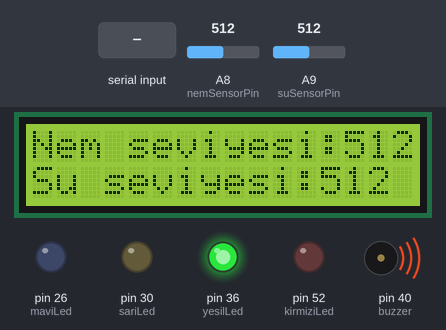
Simulated run of this sketch. Board: Arduino Mega 2560, built with avr-gcc and run on an emulated ATmega2560. Shown: 16×2 character LCD, output pins drawn as LEDs (lit = HIGH), buzzer (waves = sounding, pin HIGH). The inputs (shaded band) are chosen by the test bench; at power-on: A9 (suSensorPin) = 512, A8 (nemSensorPin) = 512. What the sketch prints to the serial monitor is not drawn.

Above: at 1.2 s.
1.3 s: A9 (suSensorPin) set to 318
At 2.3 s:
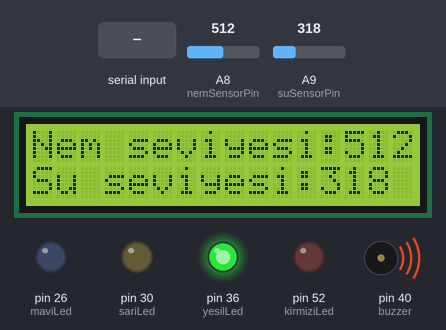
3.1 s: A9 (suSensorPin) set to 288
At 3.6 s:
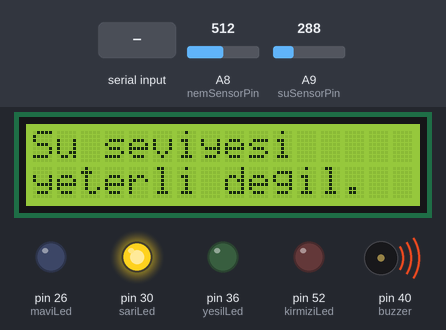
4.6 s: "1" received over Serial
At 6.0 s:
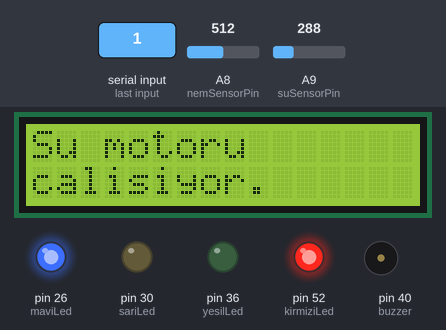
Timing chart, 0 to 11.5 s (numbered marks = the images above; inputs shaded):
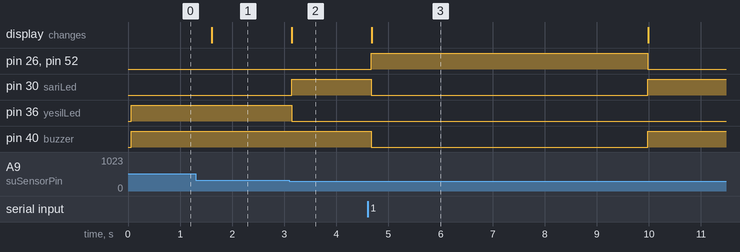

The sketch:

AkilliSulamaSistemi.ino
```cpp
#include <LiquidCrystal.h>
LiquidCrystal lcd(8, 9, 4, 5, 6, 7); //atmega 2560 lcd shield ayarı yapılmıştır.
const int kirmiziLed=52; // c# arayüz uygulamasından müdaheleyi temsilen yanacaktır.
const int maviLed=26; //su motorunu temsilen kullanılacaktır.
const int sariLed=30; // su seviyesinin yeterli olmadığı durumda çalışacaktır.
const int yesilLed=36; // se seviyesi ve toprak nemi istenilen seviyede ise çalışacaktır.
const int buzzer=40; // su motoru çalıştığında buzzer ses çıkaracaktır.
const int nemSensorPin= A8;
const int suSensorPin= A9; //const sabitlenmesi için kullanıldı
int nemSeviyesi;
int suSeviyesi;
void setup() {
  pinMode(kirmiziLed,OUTPUT);
  pinMode(maviLed,OUTPUT);
  pinMode(sariLed,OUTPUT);
  pinMode(yesilLed,OUTPUT);
  pinMode(buzzer,OUTPUT);
  Serial.begin(9600);
  Serial2.begin(9600); // hc-05 bluetooth modülün tx ve rx bacakları arduino kartın tx2 ve rx2 bacaklarına baglandı.
  lcd.begin(16,2); // lcd shiel ayarı yapıldı.
  lcd.setCursor(0,0); //imlecin başlangıç konumu verilmiştir.
}
char mesaj;
// Akıllı Sulama Sistemi uygulamasından gelen deger ile su motorunu çalıştırma fonksiyonu 5 saniyeliğine çalışacaktır.
void suMotorunuCalistir(){
    digitalWrite(kirmiziLed,HIGH);
    digitalWrite(maviLed,HIGH);
    digitalWrite(buzzer,LOW);
    digitalWrite(yesilLed,LOW);
    digitalWrite(sariLed,LOW);
    Serial2.println(nemSeviyesi); //Su motoru çalışırken ölçülen nem değeri mobil cihaza gönderilecektir.
    //su motoru çalıştığı zaman lcd shield içerisinde  su motoru calisiyor yazacaktır.
    lcd.clear();
    lcd.setCursor(0,0);
    lcd.print("Su motoru");
    lcd.setCursor(0,1);
    lcd.print("calisiyor.");
    // Yapılan müdahele ile su motoru 5 saniye çalışacaktır.
    delay(5000);
    }
void loop() {
   mesaj='0'; // c# arayüzünde su motorunu çalıştır dendiğinde uygulamanın donmaması için yazıldı.
   mesaj=Serial.read(); // akıllı sulama sistemi uygulamasından gelen deger okundu.
   digitalWrite(buzzer,LOW); //buzzer pasif durumda.
   nemSeviyesi=analogRead(nemSensorPin);   // nem degeri ölçülüyor.
   Serial.print(nemSeviyesi); //nem degeri seri port ekranına yazdırılıyor.
   suSeviyesi=analogRead(suSensorPin);  // su seviyesi ölçülüyor.
   Serial.print("*"); // C#'da Split metoduyla iki veriyi ayırmak için kullanılacak.
   Serial.println(suSeviyesi); // su seviyesi seri port ekranına yazdırıldı.
   lcd.setCursor(0,0); //lcd shield imleç konumu belirlendi.
   //nem seviyesi ve su seviyesi beklenilen değerlerde ise yeşil led yanacak.
   if(nemSeviyesi<=750 && suSeviyesi>=300 && mesaj!='1'){
    digitalWrite(yesilLed,HIGH);
    digitalWrite(kirmiziLed,LOW);
    digitalWrite(maviLed,LOW);
    digitalWrite(sariLed,LOW);
    digitalWrite(buzzer,HIGH);
    Serial2.println("Su m. calismiyor..");
    lcd.clear();
    lcd.setCursor(0,0);
    lcd.print("Nem seviyesi:");
    lcd.print(nemSeviyesi);
    lcd.setCursor(0,1);
    lcd.print("Su seviyesi:");
    lcd.print(suSeviyesi);
    //delay(500);
   }
   // su seviyesi beklenilen degerin altında ise uyarı vermek için sari led yanacaktır ve toprak nemi ne olursa olsun mavi led(su motoru) yanmayacaktır.
   if(suSeviyesi<300 && mesaj!='1'){
    digitalWrite(yesilLed,LOW);
    digitalWrite(kirmiziLed,LOW);
    digitalWrite(maviLed,LOW);
    digitalWrite(buzzer,HIGH);
    digitalWrite(sariLed,HIGH);
    Serial2.println("Su m. calismiyor..");
    lcd.clear();
    lcd.setCursor(0,0);
    lcd.print("Su seviyesi");
    lcd.setCursor(0,1);
    lcd.print("yeterli degil.");
   }
   //nem seviyesi beklenilen değerde değil,su seviyeside beklenilen yeterlilikte ise mavi led(su motoru) yanacaktır.
   if(nemSeviyesi>=750 && suSeviyesi>=300 && mesaj!='1'){
    digitalWrite(yesilLed,LOW);
    digitalWrite(kirmiziLed,LOW);
    digitalWrite(maviLed,HIGH);
    digitalWrite(sariLed,LOW);
    digitalWrite(buzzer,LOW);
    Serial2.println(nemSeviyesi); // su motoru calisirken ölçülen nem değeri bluetooth üzerinden telefona gönderilecektir.
    lcd.clear();
    lcd.setCursor(0,0);
    lcd.print("Su motoru");
    lcd.setCursor(0,1);
    lcd.print("devrede...");
   }
   // C# uygulamasından müdahele ile mavi led(su motoru) çalıştırılıyor.
   if(mesaj=='1'){
    suMotorunuCalistir();
    }
   delay(300); // bir saniye sonra sistem başa dönecektir.
}
```

Measured:
- the behaviour switches between 300 and 299 on A9 (suSensorPin) (found by bisection; images 1 and 2)
- after the input at 1.3 s, the display: changes after 0.31 s (image 1)
- after the input at 3.1 s, pin 30 (sariLed): LOW → HIGH at once; pin 36 (yesilLed): HIGH → LOW at once; the display: changes after 0.05 s (image 2)
- after the input at 4.6 s, pin 26 (maviLed), pin 52 (kirmiziLed): LOW → HIGH after 0.07 s, → LOW 5.3 s later; pin 30 (sariLed), pin 40 (buzzer): HIGH → LOW after 0.07 s, → HIGH 5.3 s later; the display: changes after 0.08 s (image 3)
